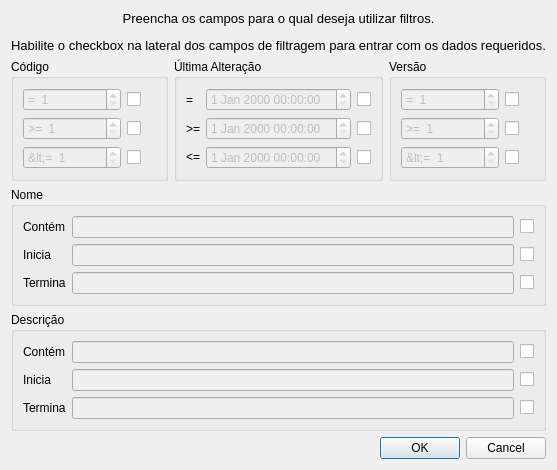
<?xml version="1.0" encoding="UTF-8"?>
<ui version="4.0">
 <class>EditarFiltros</class>
 <widget class="QDialog" name="EditarFiltros">
  <property name="geometry">
   <rect>
    <x>0</x>
    <y>0</y>
    <width>551</width>
    <height>444</height>
   </rect>
  </property>
  <property name="windowTitle">
   <string>Filtros de pesquisa</string>
  </property>
  <layout class="QVBoxLayout" name="verticalLayout">
   <item>
    <widget class="QLabel" name="label">
     <property name="text">
      <string>&lt;html&gt;&lt;head/&gt;&lt;body&gt;&lt;p align=&quot;center&quot;&gt;&lt;span style=&quot; font-size:10pt;&quot;&gt;Preencha os campos para o qual deseja utilizar filtros.&lt;/span&gt;&lt;/p&gt;&lt;p align=&quot;center&quot;&gt;&lt;span style=&quot; font-size:10pt;&quot;&gt;Habilite o checkbox na lateral dos campos de filtragem para entrar com os dados requeridos.&lt;/span&gt;&lt;/p&gt;&lt;/body&gt;&lt;/html&gt;</string>
     </property>
    </widget>
   </item>
   <item>
    <spacer name="verticalSpacer">
     <property name="orientation">
      <enum>Qt::Vertical</enum>
     </property>
     <property name="sizeHint" stdset="0">
      <size>
       <width>20</width>
       <height>40</height>
      </size>
     </property>
    </spacer>
   </item>
   <item>
    <layout class="QHBoxLayout" name="horizontalLayout">
     <item>
      <widget class="QGroupBox" name="groupBox">
       <property name="title">
        <string>Código</string>
       </property>
       <layout class="QGridLayout" name="gridLayout">
        <item row="0" column="0">
         <widget class="QSpinBox" name="codigoIg">
          <property name="enabled">
           <bool>false</bool>
          </property>
          <property name="prefix">
           <string>=  </string>
          </property>
          <property name="minimum">
           <number>1</number>
          </property>
          <property name="maximum">
           <number>999999</number>
          </property>
         </widget>
        </item>
        <item row="0" column="1">
         <widget class="QCheckBox" name="codigoIgCheck">
          <property name="text">
           <string/>
          </property>
         </widget>
        </item>
        <item row="1" column="0">
         <widget class="QSpinBox" name="codigoMa">
          <property name="enabled">
           <bool>false</bool>
          </property>
          <property name="prefix">
           <string>&gt;=  </string>
          </property>
          <property name="minimum">
           <number>1</number>
          </property>
          <property name="maximum">
           <number>999999</number>
          </property>
         </widget>
        </item>
        <item row="1" column="1">
         <widget class="QCheckBox" name="codigoMaCheck">
          <property name="text">
           <string/>
          </property>
         </widget>
        </item>
        <item row="2" column="0">
         <widget class="QSpinBox" name="codigoMe">
          <property name="enabled">
           <bool>false</bool>
          </property>
          <property name="prefix">
           <string>&lt;=  </string>
          </property>
          <property name="minimum">
           <number>1</number>
          </property>
          <property name="maximum">
           <number>999999</number>
          </property>
         </widget>
        </item>
        <item row="2" column="1">
         <widget class="QCheckBox" name="codigoMeCheck">
          <property name="text">
           <string/>
          </property>
         </widget>
        </item>
       </layout>
      </widget>
     </item>
     <item>
      <widget class="QGroupBox" name="groupBox_2">
       <property name="title">
        <string>Última Alteração</string>
       </property>
       <layout class="QGridLayout" name="gridLayout_2">
        <item row="1" column="2">
         <widget class="QCheckBox" name="ultimaAlteracaoMaCheck">
          <property name="text">
           <string/>
          </property>
         </widget>
        </item>
        <item row="0" column="2">
         <widget class="QCheckBox" name="ultimaAlteracaoIgCheck">
          <property name="text">
           <string/>
          </property>
         </widget>
        </item>
        <item row="0" column="1">
         <widget class="QDateTimeEdit" name="ultimaAlteracaoIg">
          <property name="enabled">
           <bool>false</bool>
          </property>
         </widget>
        </item>
        <item row="1" column="1">
         <widget class="QDateTimeEdit" name="ultimaAlteracaoMa">
          <property name="enabled">
           <bool>false</bool>
          </property>
         </widget>
        </item>
        <item row="2" column="1">
         <widget class="QDateTimeEdit" name="ultimaAlteracaoMe">
          <property name="enabled">
           <bool>false</bool>
          </property>
         </widget>
        </item>
        <item row="2" column="2">
         <widget class="QCheckBox" name="ultimaAlteracaoMeCheck">
          <property name="text">
           <string/>
          </property>
         </widget>
        </item>
        <item row="0" column="0">
         <widget class="QLabel" name="label_2">
          <property name="text">
           <string>=</string>
          </property>
         </widget>
        </item>
        <item row="1" column="0">
         <widget class="QLabel" name="label_3">
          <property name="text">
           <string>&gt;=</string>
          </property>
         </widget>
        </item>
        <item row="2" column="0">
         <widget class="QLabel" name="label_4">
          <property name="text">
           <string>&lt;=</string>
          </property>
         </widget>
        </item>
       </layout>
      </widget>
     </item>
     <item>
      <widget class="QGroupBox" name="groupBox_3">
       <property name="title">
        <string>Versão</string>
       </property>
       <layout class="QGridLayout" name="gridLayout_3">
        <item row="0" column="0">
         <widget class="QSpinBox" name="versaoIg">
          <property name="enabled">
           <bool>false</bool>
          </property>
          <property name="prefix">
           <string>=  </string>
          </property>
          <property name="minimum">
           <number>1</number>
          </property>
          <property name="maximum">
           <number>999999</number>
          </property>
         </widget>
        </item>
        <item row="0" column="1">
         <widget class="QCheckBox" name="versaoIgCheck">
          <property name="text">
           <string/>
          </property>
         </widget>
        </item>
        <item row="1" column="0">
         <widget class="QSpinBox" name="versaoMa">
          <property name="enabled">
           <bool>false</bool>
          </property>
          <property name="prefix">
           <string>&gt;=  </string>
          </property>
          <property name="minimum">
           <number>1</number>
          </property>
          <property name="maximum">
           <number>999999</number>
          </property>
         </widget>
        </item>
        <item row="1" column="1">
         <widget class="QCheckBox" name="versaoMaCheck">
          <property name="text">
           <string/>
          </property>
         </widget>
        </item>
        <item row="2" column="0">
         <widget class="QSpinBox" name="versaoMe">
          <property name="enabled">
           <bool>false</bool>
          </property>
          <property name="prefix">
           <string>&lt;=  </string>
          </property>
          <property name="minimum">
           <number>1</number>
          </property>
          <property name="maximum">
           <number>999999</number>
          </property>
         </widget>
        </item>
        <item row="2" column="1">
         <widget class="QCheckBox" name="versaoMeCheck">
          <property name="text">
           <string/>
          </property>
         </widget>
        </item>
       </layout>
      </widget>
     </item>
    </layout>
   </item>
   <item>
    <widget class="QGroupBox" name="groupBox_4">
     <property name="title">
      <string>Nome</string>
     </property>
     <layout class="QGridLayout" name="gridLayout_4">
      <item row="0" column="1">
       <widget class="Utils::LineEditCheckCase" name="nomeCont">
        <property name="enabled">
         <bool>false</bool>
        </property>
       </widget>
      </item>
      <item row="2" column="2">
       <widget class="QCheckBox" name="nomeTermCheck">
        <property name="text">
         <string/>
        </property>
       </widget>
      </item>
      <item row="1" column="1">
       <widget class="Utils::LineEditCheckCase" name="nomeIni">
        <property name="enabled">
         <bool>false</bool>
        </property>
       </widget>
      </item>
      <item row="2" column="1">
       <widget class="Utils::LineEditCheckCase" name="nomeTerm">
        <property name="enabled">
         <bool>false</bool>
        </property>
       </widget>
      </item>
      <item row="0" column="2">
       <widget class="QCheckBox" name="nomeContCheck">
        <property name="text">
         <string/>
        </property>
       </widget>
      </item>
      <item row="1" column="2">
       <widget class="QCheckBox" name="nomeIniCheck">
        <property name="text">
         <string/>
        </property>
       </widget>
      </item>
      <item row="0" column="0">
       <widget class="QLabel" name="label_5">
        <property name="text">
         <string>Contém</string>
        </property>
       </widget>
      </item>
      <item row="1" column="0">
       <widget class="QLabel" name="label_6">
        <property name="text">
         <string>Inicia</string>
        </property>
       </widget>
      </item>
      <item row="2" column="0">
       <widget class="QLabel" name="label_7">
        <property name="text">
         <string>Termina</string>
        </property>
       </widget>
      </item>
     </layout>
    </widget>
   </item>
   <item>
    <widget class="QGroupBox" name="groupBox_5">
     <property name="title">
      <string>Descrição</string>
     </property>
     <layout class="QGridLayout" name="gridLayout_5">
      <item row="0" column="1">
       <widget class="Utils::LineEditCheckCase" name="descricaoCont">
        <property name="enabled">
         <bool>false</bool>
        </property>
       </widget>
      </item>
      <item row="2" column="2">
       <widget class="QCheckBox" name="descricaoTermCheck">
        <property name="text">
         <string/>
        </property>
       </widget>
      </item>
      <item row="1" column="1">
       <widget class="Utils::LineEditCheckCase" name="descricaoIni">
        <property name="enabled">
         <bool>false</bool>
        </property>
       </widget>
      </item>
      <item row="2" column="1">
       <widget class="Utils::LineEditCheckCase" name="descricaoTerm">
        <property name="enabled">
         <bool>false</bool>
        </property>
       </widget>
      </item>
      <item row="0" column="2">
       <widget class="QCheckBox" name="descricaoContCheck">
        <property name="text">
         <string/>
        </property>
       </widget>
      </item>
      <item row="1" column="2">
       <widget class="QCheckBox" name="descricaoIniCheck">
        <property name="text">
         <string/>
        </property>
       </widget>
      </item>
      <item row="0" column="0">
       <widget class="QLabel" name="label_8">
        <property name="text">
         <string>Contém</string>
        </property>
       </widget>
      </item>
      <item row="1" column="0">
       <widget class="QLabel" name="label_9">
        <property name="text">
         <string>Inicia</string>
        </property>
       </widget>
      </item>
      <item row="2" column="0">
       <widget class="QLabel" name="label_10">
        <property name="text">
         <string>Termina</string>
        </property>
       </widget>
      </item>
     </layout>
    </widget>
   </item>
   <item>
    <widget class="QDialogButtonBox" name="buttonBox">
     <property name="orientation">
      <enum>Qt::Horizontal</enum>
     </property>
     <property name="standardButtons">
      <set>QDialogButtonBox::Cancel|QDialogButtonBox::Ok</set>
     </property>
    </widget>
   </item>
  </layout>
 </widget>
 <customwidgets>
  <customwidget>
   <class>Utils::LineEditCheckCase</class>
   <extends>QLineEdit</extends>
   <header>../Utils/lineeditcheckcase.h</header>
  </customwidget>
 </customwidgets>
 <tabstops>
  <tabstop>codigoIg</tabstop>
  <tabstop>codigoIgCheck</tabstop>
  <tabstop>codigoMa</tabstop>
  <tabstop>codigoMaCheck</tabstop>
  <tabstop>codigoMe</tabstop>
  <tabstop>codigoMeCheck</tabstop>
  <tabstop>ultimaAlteracaoIg</tabstop>
  <tabstop>ultimaAlteracaoIgCheck</tabstop>
  <tabstop>ultimaAlteracaoMa</tabstop>
  <tabstop>ultimaAlteracaoMaCheck</tabstop>
  <tabstop>ultimaAlteracaoMe</tabstop>
  <tabstop>ultimaAlteracaoMeCheck</tabstop>
  <tabstop>versaoIg</tabstop>
  <tabstop>versaoIgCheck</tabstop>
  <tabstop>versaoMa</tabstop>
  <tabstop>versaoMaCheck</tabstop>
  <tabstop>versaoMe</tabstop>
  <tabstop>versaoMeCheck</tabstop>
  <tabstop>nomeCont</tabstop>
  <tabstop>nomeContCheck</tabstop>
  <tabstop>nomeIni</tabstop>
  <tabstop>nomeIniCheck</tabstop>
  <tabstop>nomeTerm</tabstop>
  <tabstop>nomeTermCheck</tabstop>
  <tabstop>descricaoCont</tabstop>
  <tabstop>descricaoContCheck</tabstop>
  <tabstop>descricaoIni</tabstop>
  <tabstop>descricaoIniCheck</tabstop>
  <tabstop>descricaoTerm</tabstop>
  <tabstop>descricaoTermCheck</tabstop>
 </tabstops>
 <resources/>
 <connections>
  <connection>
   <sender>buttonBox</sender>
   <signal>accepted()</signal>
   <receiver>EditarFiltros</receiver>
   <slot>accept()</slot>
   <hints>
    <hint type="sourcelabel">
     <x>227</x>
     <y>391</y>
    </hint>
    <hint type="destinationlabel">
     <x>157</x>
     <y>274</y>
    </hint>
   </hints>
  </connection>
  <connection>
   <sender>buttonBox</sender>
   <signal>rejected()</signal>
   <receiver>EditarFiltros</receiver>
   <slot>reject()</slot>
   <hints>
    <hint type="sourcelabel">
     <x>295</x>
     <y>397</y>
    </hint>
    <hint type="destinationlabel">
     <x>286</x>
     <y>274</y>
    </hint>
   </hints>
  </connection>
  <connection>
   <sender>codigoIgCheck</sender>
   <signal>clicked(bool)</signal>
   <receiver>codigoIg</receiver>
   <slot>setEnabled(bool)</slot>
   <hints>
    <hint type="sourcelabel">
     <x>103</x>
     <y>75</y>
    </hint>
    <hint type="destinationlabel">
     <x>70</x>
     <y>75</y>
    </hint>
   </hints>
  </connection>
  <connection>
   <sender>codigoMaCheck</sender>
   <signal>clicked(bool)</signal>
   <receiver>codigoMa</receiver>
   <slot>setEnabled(bool)</slot>
   <hints>
    <hint type="sourcelabel">
     <x>101</x>
     <y>102</y>
    </hint>
    <hint type="destinationlabel">
     <x>68</x>
     <y>103</y>
    </hint>
   </hints>
  </connection>
  <connection>
   <sender>codigoMeCheck</sender>
   <signal>clicked(bool)</signal>
   <receiver>codigoMe</receiver>
   <slot>setEnabled(bool)</slot>
   <hints>
    <hint type="sourcelabel">
     <x>102</x>
     <y>127</y>
    </hint>
    <hint type="destinationlabel">
     <x>76</x>
     <y>127</y>
    </hint>
   </hints>
  </connection>
  <connection>
   <sender>ultimaAlteracaoIgCheck</sender>
   <signal>clicked(bool)</signal>
   <receiver>ultimaAlteracaoIg</receiver>
   <slot>setEnabled(bool)</slot>
   <hints>
    <hint type="sourcelabel">
     <x>338</x>
     <y>73</y>
    </hint>
    <hint type="destinationlabel">
     <x>318</x>
     <y>78</y>
    </hint>
   </hints>
  </connection>
  <connection>
   <sender>ultimaAlteracaoMaCheck</sender>
   <signal>clicked(bool)</signal>
   <receiver>ultimaAlteracaoMa</receiver>
   <slot>setEnabled(bool)</slot>
   <hints>
    <hint type="sourcelabel">
     <x>343</x>
     <y>101</y>
    </hint>
    <hint type="destinationlabel">
     <x>318</x>
     <y>103</y>
    </hint>
   </hints>
  </connection>
  <connection>
   <sender>ultimaAlteracaoMeCheck</sender>
   <signal>clicked(bool)</signal>
   <receiver>ultimaAlteracaoMe</receiver>
   <slot>setEnabled(bool)</slot>
   <hints>
    <hint type="sourcelabel">
     <x>345</x>
     <y>127</y>
    </hint>
    <hint type="destinationlabel">
     <x>323</x>
     <y>128</y>
    </hint>
   </hints>
  </connection>
  <connection>
   <sender>versaoIgCheck</sender>
   <signal>clicked(bool)</signal>
   <receiver>versaoIg</receiver>
   <slot>setEnabled(bool)</slot>
   <hints>
    <hint type="sourcelabel">
     <x>454</x>
     <y>74</y>
    </hint>
    <hint type="destinationlabel">
     <x>437</x>
     <y>77</y>
    </hint>
   </hints>
  </connection>
  <connection>
   <sender>versaoMaCheck</sender>
   <signal>clicked(bool)</signal>
   <receiver>versaoMa</receiver>
   <slot>setEnabled(bool)</slot>
   <hints>
    <hint type="sourcelabel">
     <x>454</x>
     <y>99</y>
    </hint>
    <hint type="destinationlabel">
     <x>431</x>
     <y>103</y>
    </hint>
   </hints>
  </connection>
  <connection>
   <sender>versaoMeCheck</sender>
   <signal>clicked(bool)</signal>
   <receiver>versaoMe</receiver>
   <slot>setEnabled(bool)</slot>
   <hints>
    <hint type="sourcelabel">
     <x>455</x>
     <y>124</y>
    </hint>
    <hint type="destinationlabel">
     <x>431</x>
     <y>129</y>
    </hint>
   </hints>
  </connection>
  <connection>
   <sender>nomeContCheck</sender>
   <signal>clicked(bool)</signal>
   <receiver>nomeCont</receiver>
   <slot>setEnabled(bool)</slot>
   <hints>
    <hint type="sourcelabel">
     <x>515</x>
     <y>186</y>
    </hint>
    <hint type="destinationlabel">
     <x>497</x>
     <y>186</y>
    </hint>
   </hints>
  </connection>
  <connection>
   <sender>nomeIniCheck</sender>
   <signal>clicked(bool)</signal>
   <receiver>nomeIni</receiver>
   <slot>setEnabled(bool)</slot>
   <hints>
    <hint type="sourcelabel">
     <x>514</x>
     <y>215</y>
    </hint>
    <hint type="destinationlabel">
     <x>503</x>
     <y>218</y>
    </hint>
   </hints>
  </connection>
  <connection>
   <sender>nomeTermCheck</sender>
   <signal>clicked(bool)</signal>
   <receiver>nomeTerm</receiver>
   <slot>setEnabled(bool)</slot>
   <hints>
    <hint type="sourcelabel">
     <x>515</x>
     <y>239</y>
    </hint>
    <hint type="destinationlabel">
     <x>495</x>
     <y>239</y>
    </hint>
   </hints>
  </connection>
  <connection>
   <sender>descricaoContCheck</sender>
   <signal>clicked(bool)</signal>
   <receiver>descricaoCont</receiver>
   <slot>setEnabled(bool)</slot>
   <hints>
    <hint type="sourcelabel">
     <x>515</x>
     <y>298</y>
    </hint>
    <hint type="destinationlabel">
     <x>492</x>
     <y>298</y>
    </hint>
   </hints>
  </connection>
  <connection>
   <sender>descricaoIniCheck</sender>
   <signal>clicked(bool)</signal>
   <receiver>descricaoIni</receiver>
   <slot>setEnabled(bool)</slot>
   <hints>
    <hint type="sourcelabel">
     <x>511</x>
     <y>322</y>
    </hint>
    <hint type="destinationlabel">
     <x>499</x>
     <y>325</y>
    </hint>
   </hints>
  </connection>
  <connection>
   <sender>descricaoTermCheck</sender>
   <signal>clicked(bool)</signal>
   <receiver>descricaoTerm</receiver>
   <slot>setEnabled(bool)</slot>
   <hints>
    <hint type="sourcelabel">
     <x>515</x>
     <y>353</y>
    </hint>
    <hint type="destinationlabel">
     <x>493</x>
     <y>353</y>
    </hint>
   </hints>
  </connection>
 </connections>
</ui>
